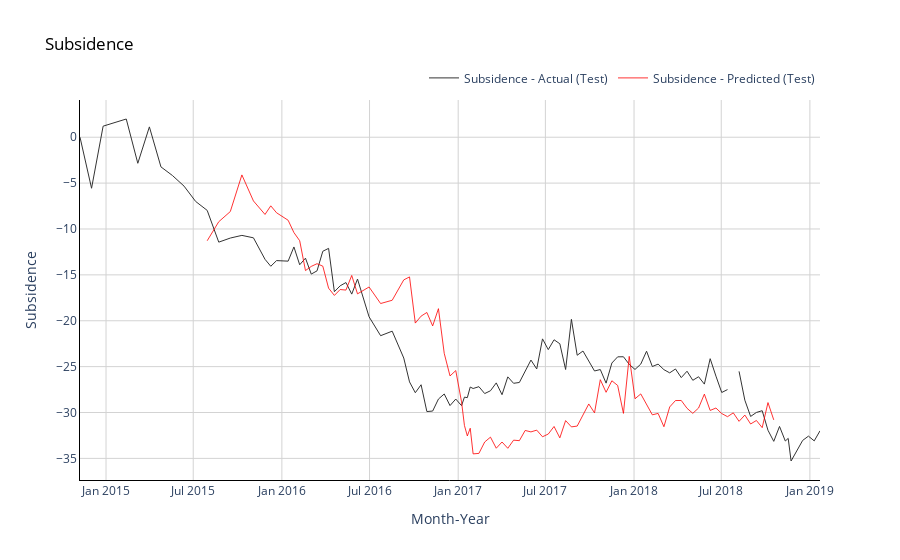

Notebook code for this chart:
### Code cell
# Plot average monthly temperatures (actual and predicted) for test (out of time) data
fig = go.Figure()

#Trace for actual temperatures
fig.add_trace(go.Scatter(x=np.array(df_train.columns),
                         y=np.array(df_train.values).flatten(),
                         mode='lines',
                         name='Subsidence - Actual (Test)',
                         opacity=0.8,
                         line=dict(color='black', width=1)
                        ))

# Trace for predicted temperatures
fig.add_trace(go.Scatter(x=np.array(df_train.columns[10:]),
                         y=z,
                         mode='lines',
                         name='Subsidence - Predicted (Test)',
                         opacity=0.8,
                         line=dict(color='red', width=1)
                        ))

# Change chart background color
fig.update_layout(dict(plot_bgcolor = 'white'))

# Update axes lines
fig.update_xaxes(showgrid=True, gridwidth=1, gridcolor='lightgrey', 
                 zeroline=True, zerolinewidth=1, zerolinecolor='lightgrey', 
                 showline=True, linewidth=1, linecolor='black',
                 title='Month-Year'
                )

fig.update_yaxes(showgrid=True, gridwidth=1, gridcolor='lightgrey', 
                 zeroline=True, zerolinewidth=1, zerolinecolor='lightgrey', 
                 showline=True, linewidth=1, linecolor='black',
                 title='Subsidence'
                )

# Set figure title
fig.update_layout(title=dict(text="Subsidence", font=dict(color='black')),
                  legend=dict(orientation="h", yanchor="bottom", y=1.02, xanchor="right", x=1)
                 )
fig.show()
